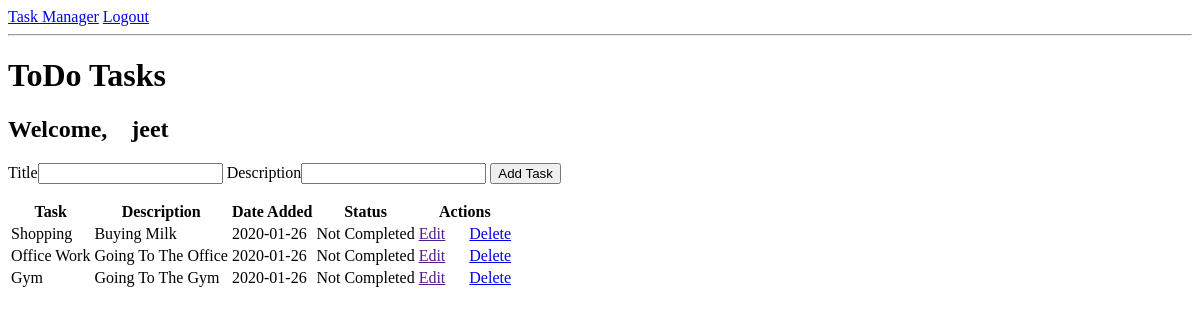
Before: /index (signed in) with the older database file.
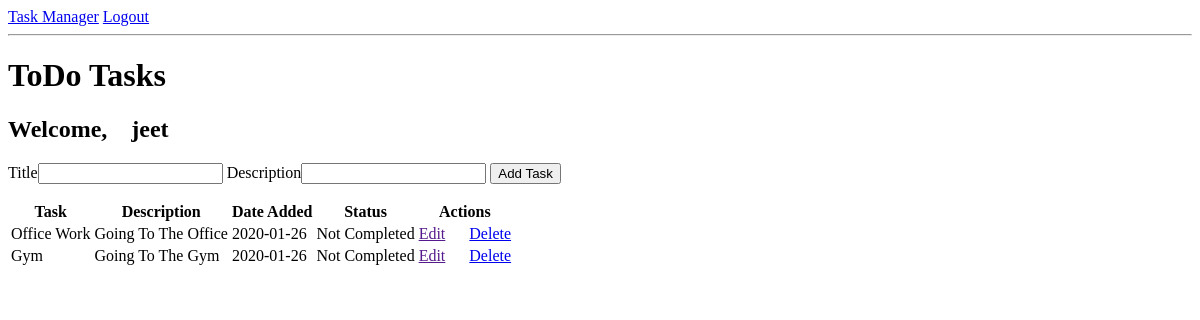
After: the same page with the newer database file.
### app/models.py (models this page shows, shortened)
class User(UserMixin, db.Model):
    __tablename__ = "user"
    id = db.Column(db.Integer, primary_key = True)
    username = db.Column(db.String(64), index = True, unique = True)
    email = db.Column(db.String(120), index = True, unique = True)
    password_hash = db.Column(db.String(128))
    todoitems = db.relationship("ToDo", backref = "owner", lazy = "dynamic")

class ToDo(db.Model):
    __tablename__ = "todoitems"
    item_id = db.Column(db.Integer, primary_key = True)
    title = db.Column(db.String(100), nullable = False)
    description = db.Column(db.String(200), nullable = False)
    date_created = db.Column(db.DateTime, default = datetime.utcnow)
    is_completed = db.Column(db.Boolean, default = False, nullable = False)
    user_id = db.Column(db.Integer, db.ForeignKey("user.id"), nullable = False)

### app/routes.py (the view)
@app.route('/', methods = ["POST", "GET"])
@app.route("/index", methods = ["POST", "GET"])
@login_required
def index():
    if request.method == "POST":
        task_title = request.form["title"]
        task_description = request.form["description"]
        new_task = ToDo(title = task_title, description = task_description)
        new_task.user_id = current_user.id
        try:
            db.session.add(new_task)
            db.session.commit()
            flash("Item Added! Your ToDo Item Successfully Created!")
            return redirect(url_for("index"))
        except:
            flash("There was an issue adding your task! Please try again later.")
    else:
        todoitems = ToDo.query.filter_by(user_id = current_user.id).order_by(ToDo.date_created.desc()).all()
        return render_template("index.html", todoitems = todoitems)

### app/models.py (called while the page is built)
@login.user_loader
def load_user(id):
    return User.query.get(int(id))

### app/templates/index.html (shortened to what this page needs)
{% extends "base.html" %}
{% block content %}
    <h1>ToDo Tasks</h1>
    <h2>Welcome,&emsp;{{ current_user.username }}</h2>
    <form action="/" method="POST">
        Title<input type="text" name="title" id="title">
        Description<input type="text" name="description" id="description">
        <input type="submit" value="Add Task">
    </form>
    <table>
        <tr>
            <th>Task</th>
            <th>Description</th>
            <th>Date Added</th>
            <th>Status</th>
            <th>Actions</th>
        </tr>
            {% for todoitem in todoitems %}
                <tr>
                    <td>{{ todoitem.title }}</td>
                    <td>{{ todoitem.description }}</td>
                    <td>{{ todoitem.date_created.date() }}</td>
                    {% if todoitem.is_completed == 0 %}
                        <td>Not Completed</td>
                    {% else %}
                        <td>Completed</td>
                    {% endif %}
                    <td>
                        <a href="">Edit</a>
                        <a href="/delete/{{todoitem.item_id}}">Delete</a>
                    </td>
                </tr>
            {% endfor %}
    </table>
{% endblock %}

### app/templates/base.html (shortened to what this page needs)
<html lang="en">
<head>
</head>
<body>
    <div>
        <a href="{{ url_for('index') }}">Task Manager</a>
        {% if current_user.is_anonymous %}
            <a href="{{ url_for('login') }}">Login</a>
        {% else %}
            <a href="{{ url_for('logout') }}">Logout</a>
        {% endif %}
    </div>
    <hr>
    {% block content %}{% endblock %}
</body>
</html>

Changed rows visible on the page:
removed ToDo: title "Shopping", description "Buying Milk", date_created "2020-01-26", is_completed "Not Completed"
